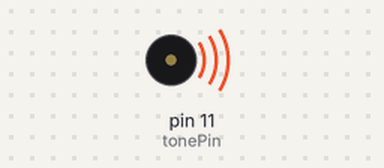
A sketch run on a simulated Arduino Uno, built with avr-gcc and run on an emulated ATmega328P. Parts: buzzer (waves = sounding).

Above: at 0.19 s.
At 20.65 s:
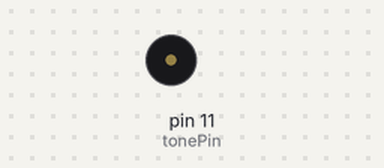
Timing chart, 0 to 32.5 s (numbered marks = the images above):
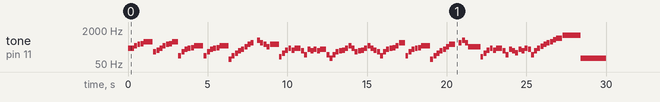

The sketch:

SW22.ino
```cpp
int tonePin = 11;
void setup() {

}

void midi() {

    tone(tonePin, 277, 386.666666667);
    delay(386.666666667);
    delay(13.3333333333);
    tone(tonePin, 369, 186.666666667);
    delay(186.666666667);
    delay(13.3333333333);
    tone(tonePin, 415, 186.666666667);
    delay(186.666666667);
    delay(13.3333333333);
    tone(tonePin, 440, 186.666666667);
    delay(186.666666667);
    delay(13.3333333333);
    tone(tonePin, 554, 566.666666667);
    delay(566.666666667);
    delay(33.3333333333);
    tone(tonePin, 184, 186.666666667);
    delay(186.666666667);
    delay(13.3333333333);
    tone(tonePin, 220, 186.666666667);
    delay(186.666666667);
    delay(13.3333333333);
    tone(tonePin, 277, 186.666666667);
    delay(186.666666667);
    delay(13.3333333333);
    tone(tonePin, 369, 186.666666667);
    delay(186.666666667);
    delay(13.3333333333);
    tone(tonePin, 415, 186.666666667);
    delay(186.666666667);
    delay(13.3333333333);
    tone(tonePin, 440, 186.666666667);
    delay(186.666666667);
    delay(13.3333333333);
    tone(tonePin, 554, 376.666666667);
    delay(376.666666667);
    tone(tonePin, 123, 186.666666667);
    delay(186.666666667);
    delay(13.3333333333);
    tone(tonePin, 184, 186.666666667);
    delay(186.666666667);
    delay(13.3333333333);
    tone(tonePin, 246, 186.666666667);
    delay(186.666666667);
    delay(13.3333333333);
    tone(tonePin, 277, 186.666666667);
    delay(186.666666667);
    delay(13.3333333333);
    tone(tonePin, 293, 186.666666667);
    delay(186.666666667);
    delay(13.3333333333);
    tone(tonePin, 369, 566.666666667);
    delay(566.666666667);
    delay(33.3333333333);
    tone(tonePin, 123, 186.666666667);
    delay(186.666666667);
    delay(13.3333333333);
    tone(tonePin, 184, 186.666666667);
    delay(186.666666667);
    delay(13.3333333333);
    tone(tonePin, 246, 186.666666667);
    delay(186.666666667);
    delay(13.3333333333);
    tone(tonePin, 277, 186.666666667);
    delay(186.666666667);
    delay(13.3333333333);
    tone(tonePin, 293, 186.666666667);
    delay(186.666666667);
    delay(13.3333333333);
    tone(tonePin, 369, 566.666666667);
    delay(566.666666667);
    tone(tonePin, 82, 186.666666667);
    delay(186.666666667);
    delay(13.3333333333);
    tone(tonePin, 123, 186.666666667);
    delay(186.666666667);
    delay(13.3333333333);
    tone(tonePin, 164, 186.666666667);
    delay(186.666666667);
    delay(13.3333333333);
    tone(tonePin, 207, 186.666666667);
    delay(186.666666667);
    delay(13.3333333333);
    tone(tonePin, 246, 186.666666667);
    delay(186.666666667);
    delay(13.3333333333);
    tone(tonePin, 329, 186.666666667);
    delay(186.666666667);
    delay(13.3333333333);
    tone(tonePin, 415, 186.666666667);
    delay(186.666666667);
    delay(13.3333333333);
    tone(tonePin, 493, 186.666666667);
    delay(186.666666667);
    delay(213.333333333);
    tone(tonePin, 659, 186.666666667);
    delay(186.666666667);
    delay(13.3333333333);
    tone(tonePin, 493, 186.666666667);
    delay(186.666666667);
    delay(13.3333333333);
    tone(tonePin, 415, 186.666666667);
    delay(186.666666667);
    delay(13.3333333333);
    tone(tonePin, 329, 186.666666667);
    delay(186.666666667);
    delay(13.3333333333);
    tone(tonePin, 415, 566.666666667);
    delay(566.666666667);
    tone(tonePin, 110, 185.0);
    delay(185.0);
    delay(13.3333333333);
    tone(tonePin, 164, 186.666666667);
    delay(186.666666667);
    delay(13.3333333333);
    tone(tonePin, 220, 186.666666667);
    delay(186.666666667);
    delay(13.3333333333);
    tone(tonePin, 277, 186.666666667);
    delay(186.666666667);
    delay(13.3333333333);
    tone(tonePin, 220, 186.666666667);
    delay(186.666666667);
    delay(13.3333333333);
    tone(tonePin, 277, 376.666666667);
    delay(376.666666667);
    delay(23.3333333333);
    tone(tonePin, 207, 186.666666667);
    delay(186.666666667);
    delay(13.3333333333);
    tone(tonePin, 138, 186.666666667);
    delay(186.666666667);
    delay(13.3333333333);
    tone(tonePin, 246, 186.666666667);
    delay(186.666666667);
    delay(13.3333333333);
    tone(tonePin, 207, 186.666666667);
    delay(186.666666667);
    delay(13.3333333333);
    tone(tonePin, 246, 186.666666667);
    delay(186.666666667);
    delay(13.3333333333);
    tone(tonePin, 207, 186.666666667);
    delay(186.666666667);
    delay(13.3333333333);
    tone(tonePin, 246, 376.666666667);
    delay(376.666666667);
    delay(23.3333333333);
    tone(tonePin, 138, 186.666666667);
    delay(186.666666667);
    tone(tonePin, 92, 185.0);
    delay(185.0);
    delay(13.3333333333);
    tone(tonePin, 138, 186.666666667);
    delay(186.666666667);
    delay(13.3333333333);
    tone(tonePin, 184, 186.666666667);
    delay(186.666666667);
    delay(13.3333333333);
    tone(tonePin, 207, 186.666666667);
    delay(186.666666667);
    delay(13.3333333333);
    tone(tonePin, 220, 186.666666667);
    delay(186.666666667);
    delay(13.3333333333);
    tone(tonePin, 277, 186.666666667);
    delay(186.666666667);
    delay(13.3333333333);
    tone(tonePin, 369, 186.666666667);
    delay(186.666666667);
    delay(13.3333333333);
    tone(tonePin, 277, 186.666666667);
    delay(186.666666667);
    delay(13.3333333333);
    tone(tonePin, 184, 186.666666667);
    delay(186.666666667);
    delay(13.3333333333);
    tone(tonePin, 207, 186.666666667);
    delay(186.666666667);
    delay(13.3333333333);
    tone(tonePin, 220, 186.666666667);
    delay(186.666666667);
    delay(13.3333333333);
    tone(tonePin, 277, 186.666666667);
    delay(186.666666667);
    delay(13.3333333333);
    tone(tonePin, 369, 186.666666667);
    delay(186.666666667);
    delay(13.3333333333);
    tone(tonePin, 277, 186.666666667);
    delay(186.666666667);
    delay(13.3333333333);
    tone(tonePin, 220, 186.666666667);
    delay(186.666666667);
    delay(13.3333333333);
    tone(tonePin, 184, 186.666666667);
    delay(186.666666667);
    tone(tonePin, 123, 185.0);
    delay(185.0);
    delay(13.3333333333);
    tone(tonePin, 184, 186.666666667);
    delay(186.666666667);
    delay(13.3333333333);
    tone(tonePin, 246, 186.666666667);
    delay(186.666666667);
    delay(13.3333333333);
    tone(tonePin, 277, 186.666666667);
    delay(186.666666667);
    delay(13.3333333333);
    tone(tonePin, 293, 186.666666667);
    delay(186.666666667);
    delay(13.3333333333);
    tone(tonePin, 369, 186.666666667);
    delay(186.666666667);
    delay(13.3333333333);
    tone(tonePin, 493, 376.666666667);
    delay(376.666666667);
    delay(23.3333333333);
    tone(tonePin, 123, 186.666666667);
    delay(186.666666667);
    delay(13.3333333333);
    tone(tonePin, 184, 186.666666667);
    delay(186.666666667);
    delay(13.3333333333);
    tone(tonePin, 246, 186.666666667);
    delay(186.666666667);
    delay(13.3333333333);
    tone(tonePin, 277, 186.666666667);
    delay(186.666666667);
    delay(13.3333333333);
    tone(tonePin, 293, 186.666666667);
    delay(186.666666667);
    delay(13.3333333333);
    tone(tonePin, 369, 566.666666667);
    delay(566.666666667);
    tone(tonePin, 82, 185.0);
    delay(185.0);
    delay(13.3333333333);
    tone(tonePin, 123, 186.666666667);
    delay(186.666666667);
    delay(13.3333333333);
    tone(tonePin, 164, 186.666666667);
    delay(186.666666667);
    delay(13.3333333333);
    tone(tonePin, 207, 186.666666667);
    delay(186.666666667);
    delay(13.3333333333);
    tone(tonePin, 246, 186.666666667);
    delay(186.666666667);
    delay(13.3333333333);
    tone(tonePin, 329, 186.666666667);
    delay(186.666666667);
    delay(13.3333333333);
    tone(tonePin, 415, 376.666666667);
    delay(376.666666667);
    delay(223.333333333);
    tone(tonePin, 493, 186.666666667);
    delay(186.666666667);
    delay(13.3333333333);
    tone(tonePin, 659, 186.666666667);
    delay(186.666666667);
    delay(13.3333333333);
    tone(tonePin, 493, 186.666666667);
    delay(186.666666667);
    delay(13.3333333333);
    tone(tonePin, 329, 756.666666667);
    delay(756.666666667);
    tone(tonePin, 110, 185.0);
    delay(185.0);
    delay(13.3333333333);
    tone(tonePin, 164, 186.666666667);
    delay(186.666666667);
    delay(13.3333333333);
    tone(tonePin, 220, 186.666666667);
    delay(186.666666667);
    delay(13.3333333333);
    tone(tonePin, 277, 186.666666667);
    delay(186.666666667);
    delay(13.3333333333);
    tone(tonePin, 220, 186.666666667);
    delay(186.666666667);
    delay(13.3333333333);
    tone(tonePin, 277, 376.666666667);
    delay(376.666666667);
    delay(23.3333333333);
    tone(tonePin, 207, 186.666666667);
    delay(186.666666667);
    delay(13.3333333333);
    tone(tonePin, 138, 186.666666667);
    delay(186.666666667);
    delay(13.3333333333);
    tone(tonePin, 246, 186.666666667);
    delay(186.666666667);
    delay(13.3333333333);
    tone(tonePin, 207, 186.666666667);
    delay(186.666666667);
    delay(13.3333333333);
    tone(tonePin, 174, 186.666666667);
    delay(186.666666667);
    delay(13.3333333333);
    tone(tonePin, 246, 186.666666667);
    delay(186.666666667);
    delay(13.3333333333);
    tone(tonePin, 207, 186.666666667);
    delay(186.666666667);
    delay(13.3333333333);
    tone(tonePin, 277, 186.666666667);
    delay(186.666666667);
    delay(13.3333333333);
    tone(tonePin, 246, 186.666666667);
    delay(186.666666667);
    tone(tonePin, 138, 185.0);
    delay(185.0);
    delay(13.3333333333);
    tone(tonePin, 207, 186.666666667);
    delay(186.666666667);
    delay(13.3333333333);
    tone(tonePin, 277, 186.666666667);
    delay(186.666666667);
    delay(13.3333333333);
    tone(tonePin, 349, 186.666666667);
    delay(186.666666667);
    delay(13.3333333333);
    tone(tonePin, 415, 186.666666667);
    delay(186.666666667);
    delay(13.3333333333);
    tone(tonePin, 493, 186.666666667);
    delay(186.666666667);
    delay(13.3333333333);
    tone(tonePin, 554, 186.666666667);
    delay(186.666666667);
    delay(13.3333333333);
    tone(tonePin, 698, 186.666666667);
    delay(186.666666667);
    delay(13.3333333333);
    tone(tonePin, 830, 376.666666667);
    delay(376.666666667);
    delay(23.3333333333);
    tone(tonePin, 1108, 1136.66666667);
    delay(1136.66666667);
    tone(tonePin, 92, 1583.33333333);
    delay(1583.33333333);
        delay(20000);


}

void loop() {
    // Play midi
    midi();
}
```

Measured:
- by itself, tone on pin 11 (tonePin): plays 277 Hz for 0.39 s, 369 Hz for 0.19 s, 415 Hz for 0.19 s, 440 Hz for 0.19 s, 554 Hz for 0.57 s, 184 Hz for 0.19 s … (351 notes in this stretch)
